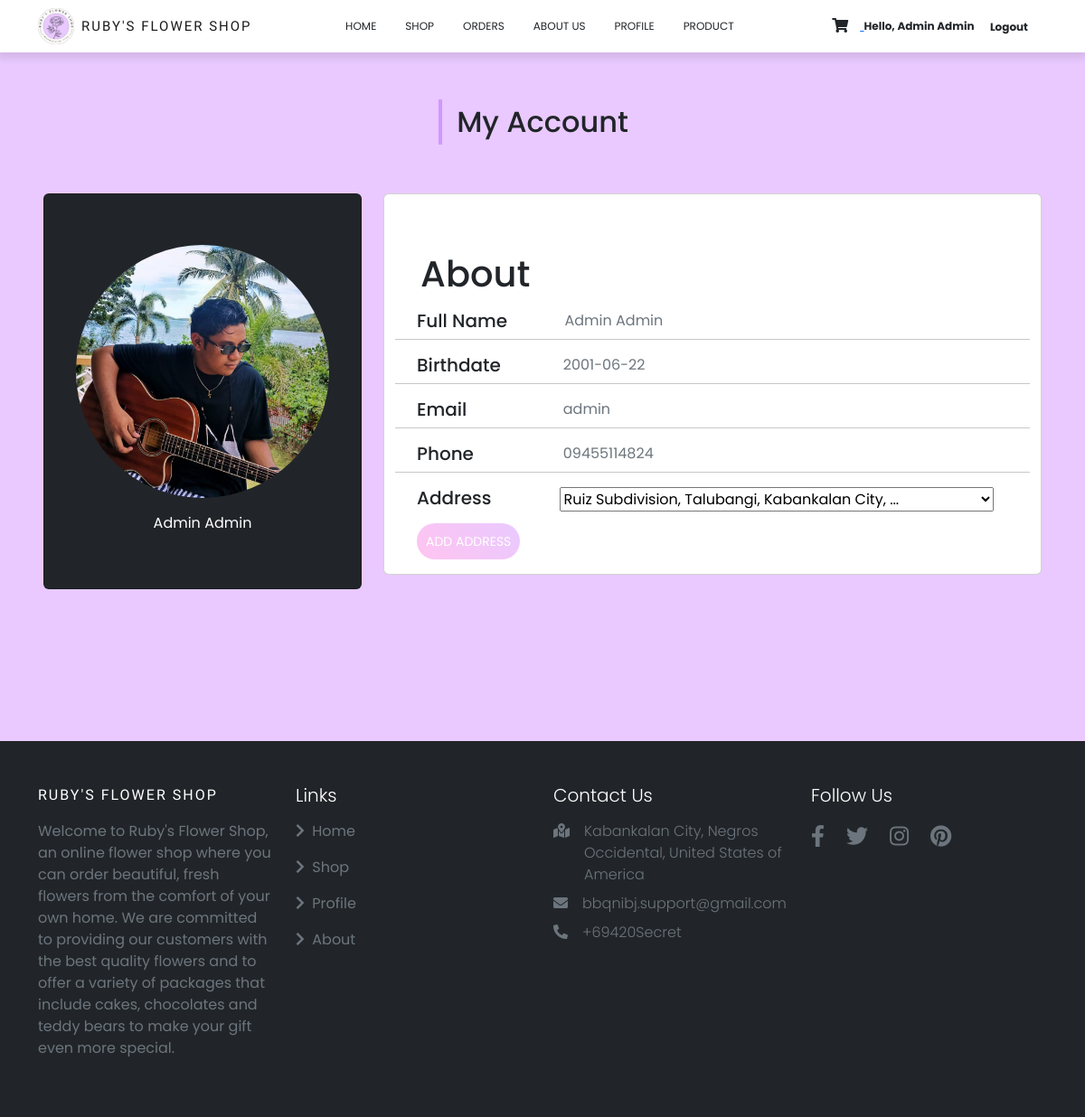
The app's page /profile.php (signed in) with its own data.
### tables this page shows
CREATE TABLE `user` (
  `user_ID` int(11) NOT NULL,
  `user_level` int(1) NOT NULL,
  `user_email` varchar(255) NOT NULL,
  `user_password` varchar(255) NOT NULL,
  `user_fname` varchar(255) NOT NULL,
  `user_lname` varchar(255) NOT NULL,
  `user_MI` varchar(3) NOT NULL,
  `user_gender` varchar(255) NOT NULL,
  `user_phonenumber` varchar(255) NOT NULL,
  `user_birthdate` varchar(255) NOT NULL
);

CREATE TABLE `profilepicture` (
  `profile_ID` int(11) NOT NULL,
  `user_ID` int(11) NOT NULL,
  `profile_picture` varchar(255) NOT NULL
);

### functions.php (called while the page is built)
<?php
function check_login($con){
    if(isset($_SESSION['user_email'])){
        $id = $_SESSION['user_email'];
        $query = "select * from user where user_email = '$id' limit 1";
        $result = mysqli_query($con, $query);
        if($result && mysqli_num_rows($result) > 0){
            $user_data = mysqli_fetch_assoc($result);
            return $user_data;
        }
    }
    else{
    header("Location: login.php");
    die;
    }
}

### profile.php (the view, shortened to what this page needs)
<?php
    include("connection.php");
    include("functions.php");
    $user_data = check_login($con);
    include("header.php");
?>
<link rel = "stylesheet" href = "css/profile.css">
                        <?php
                            $user_ID = $user_data['user_ID'];
                            $sql = "SELECT * FROM profilePicture where user_ID = '$user_ID'";
                            mysqli_query($con, $sql);
                        ?>
    <section id = "special" class = "pt-5">
        <div class = "container">
            <div class = "title text-center pt-5">
                <h2 class = "position-relative d-inline-block">My Account</h2>
            </div>
        </div>
    </section>
    <div class = "row  px-5 py-5 "  id="disable">
        <div class="col-md-4 mt-1">
            <div class="card text-center sidebar">
                <p>&nbsp</p>
                <div class="card-body">
                    <?php
                        $user_ID = $user_data['user_ID'];
                        $sql = "SELECT * FROM profilePicture where user_ID = '$user_ID'";
                        mysqli_query($con, $sql);
                        $result = mysqli_query($con, $sql);
                        $row = mysqli_fetch_array($result);
                        $num = mysqli_num_rows($result);
                            if($num >= 1){
                                echo "<img src='images/profile/{$row['profile_picture']}' class='rounded-circle clickable' width='280'  onclick='openForm()' />";
                            }
                            else{
                                echo"<img src='images/profile.png' class='rounded-circle clickable' width='280' onclick='openForm()'>";
                            }
                    ?>
                    <div class="mt-3">
                        <?php echo $user_data['user_fname'], " " , $user_data['user_lname'] ?>
                    </div>
                </div>
            </div>
        </div>
        <div class="col-md-8 mt-1">
            <div class="card mb-3 pt-3">
                <div class="px-4 py-3">
                <h1 class="m-3 pt-3">About</h1>
                <div class="row">
                    <div class="col-md-3 px-4">
                        <h5>Full Name</h5>
                    </div>
                    <div class="col-md-9 text-secondary">
                        <?php echo $user_data['user_fname'], " " , $user_data['user_lname'] ?>
                    </div>
                    <hr>
                    <div class="row">
                        <div class="col-md-3 px-4">
                            <h5>Birthdate</h5>
                        </div>
                        <div class="col-md text-secondary">
                            <?php echo "&nbsp" , $user_data['user_birthdate']?>
                        </div>
                    </div>
                    <hr>
                    <div class="row">
                        <div class="col-md-3 px-4">
                            <h5>Email</h5>
                        </div>
                        <div class="col-md-9 text-secondary">
                            <?php echo "&nbsp" , $user_data['user_email']?>
                        </div>
                    </div>
                    <hr>
                    <div class="row">
                        <div class="col-md-3 px-4">
                            <h5>Phone</h5>
                        </div>
                        <div class="col-md text-secondary">
                            <?php echo "&nbsp" , $user_data['user_phonenumber']?>
                        </div>
                    </div>
                    <hr>
                    <div class="row">
                        <div class="col-md-3 px-4">
                            <h5>Address</h5>
                            <?php
                            $user_id = $user_data['user_ID'];
                            echo "<div class='pt-2'><a href='addAddress.php?user_ID=$user_id'>
                            <button class='btnaddress'>Add Address</button>
                            </a></div>"
                            ?>
                        </div>
                                <div class="col-md-9 text-secondary">
                                    <select>
                                        <?php
                                            $user_ID = $user_data['user_ID'];
                                            $sql = "SELECT * FROM user_address WHERE user_ID = '$user_ID'";
                                            mysqli_query($con, $sql);
                                            $result = mysqli_query($con, $sql);
                                                while($row = mysqli_fetch_array($result)){
                                                    echo "<option value = {$row['address_ID']}>";
                                                    echo $row['address_street'], ", ", $row['address_barangay'], ", ", $row['address_city'], ", ...";
                                                    echo"</option>";
                                                }
                                        ?>
                                    </select>
                                </div>
                    </div>
                    </div>
                </div>
            </div>
        </div>
    </div>
 <?php
include('footer.php');
?>

### header.php (shortened to what this page needs)
<!DOCTYPE html>
<html lang="en">
<head>
    <link rel="stylesheet" href="https://cdnjs.cloudflare.com/ajax/libs/font-awesome/5.15.4/css/all.min.css" />
    <link rel = "stylesheet" href = "bootstrap-5.0.2-dist/css/bootstrap.min.css">
    <link rel = "stylesheet" href = "css/main.css">
</head>
<body>
    <nav class = "navbar navbar-expand-lg navbar-light bg-white py-1 fixed-top">
    <div class = "container">
            <a class = "navbar-brand d-flex justify-content-between align-items-center order-lg-0" href = "index.php">
                <img src = "images/rubylogo.png" alt = "site icon">
                <span class = "logoText text-uppercase fw-lighter ms-2">Ruby's Flower Shop</span>
            </a>
            <div class = "order-lg-2 nav-btns px-2">
            <a href="cart.php">
                <button type = "button" class = "btn position-relative text-dark">
                    <i class = "fa fa-shopping-cart"></i>
                </button>
            </a>
            <b class="userGreet">Hello, <?php echo $user_data['user_fname']," ", $user_data['user_lname']?></b>
                    <a href="logout.php">
                        <button type = "button" class = "btn position-relative">
                            <b class="userGreet">Logout</b>
                        </button>
                    </a>
            </div>
            <div class = "collapse navbar-collapse order-lg-1" id = "navMenu">
                <ul class = "navbar-nav mx-auto text-center">
                    <li class = "nav-item px-2 py-2 d-flex align-items-center">
                        <a class = "nav-link text-uppercase text-dark" href = "index.php#header">home</a>
                    </li>
                    <li class = "nav-item px-2 py-2 d-flex align-items-center">
                        <a class = "nav-link text-uppercase text-dark" href = "index.php#shop">Shop</a>
                    </li>
                    <li class = "nav-item px-2 py-2 d-flex align-items-center">
                            <a class = "nav-link text-uppercase text-dark" href = "pendingOrders.php">Orders</a>
                    </li>
                    <li class = "nav-item px-2 py-2 d-flex align-items-center">
                        <a class = "nav-link text-uppercase text-dark" href = "about.php">About us</a>
                    </li>
                    <li class = "nav-item px-2 py-2 d-flex align-items-center">
                        <a class = "nav-link text-uppercase text-dark" href = "profile.php">Profile</a>
                    </li>
                    <li class = "nav-item px-2 py-2 d-flex align-items-center">
                        <a class = "nav-link text-uppercase text-dark" href = "addproducts.php">Product</a>
                    </li>
                </ul>
            </div>
        </div>
    </nav>

### css/main.css (style rules this page uses)
:root { --lg-font: 'Kaisei Tokumin', serif; --sm-font: 'Poppins', sans-serif; --red: #d297ff; --primcolor: #ffc4f0; --seccolor: rgb(233, 201, 255); }
body { font-family: var(--sm-font); background: var(--seccolor); }
.navbar { -webkit-box-shadow: 0 3px 9px 3px rgba(0, 0, 0, 0.1); box-shadow: 0 3px 9px 3px rgba(0, 0, 0, 0.1); }
.navbar-brand img { width: 40px; }
.navbar-brand span { letter-spacing: 2px; font-family: var(--lg-font); }
.logoText { font-size: 15px; }
.nav-link { font-size: 12px; }
.nav-item { border-bottom: 0.5px solid rgba(0, 0, 0, 0.05); }
.userGreet { font-size: 12px; }
.title h2::before { position: absolute; content: ""; width: 4px; height: 50px; background-color: var(--red); left: -20px; top: 50%; -webkit-transform: translateY(-50%); -ms-transform: translateY(-50%); transform: translateY(-50%); }
@media (min-width: 992px) { .nav-item { border-bottom: none; } }

### css/profile.css (style rules this page uses)
:root { --lg-font: 'Kaisei Tokumin', serif; --sm-font: 'Poppins', sans-serif; --red: #d297ff; --primcolor: #ffc4f0; --seccolor: rgb(233, 201, 255); }
* { box-sizing: border-box; }
body { margin-top: 20px; background: var(--seccolor); }
.sidebar { background-color:#212529; color: white; height: 100%; }
.card { position: relative; display: flex; flex-direction: column; }
.btnaddress { border: none; background: linear-gradient(45deg, var(--primcolor), var(--seccolor)); color: white; padding: 10px; border-radius: 100px; text-align: center; text-transform: uppercase; font-size: 14px; height: 40px; cursor: pointer; }
.clickable { cursor: pointer; }

### records on screen
user: user_fname "Admin", user_lname "Admin", user_birthdate "2001-06-22", user_email "admin", user_phonenumber "09455114824"
profilepicture: profile_picture (picture)

### other values on screen
form field value "Ruiz Subdivision, Talubangi, Kabankalan City, ..."
